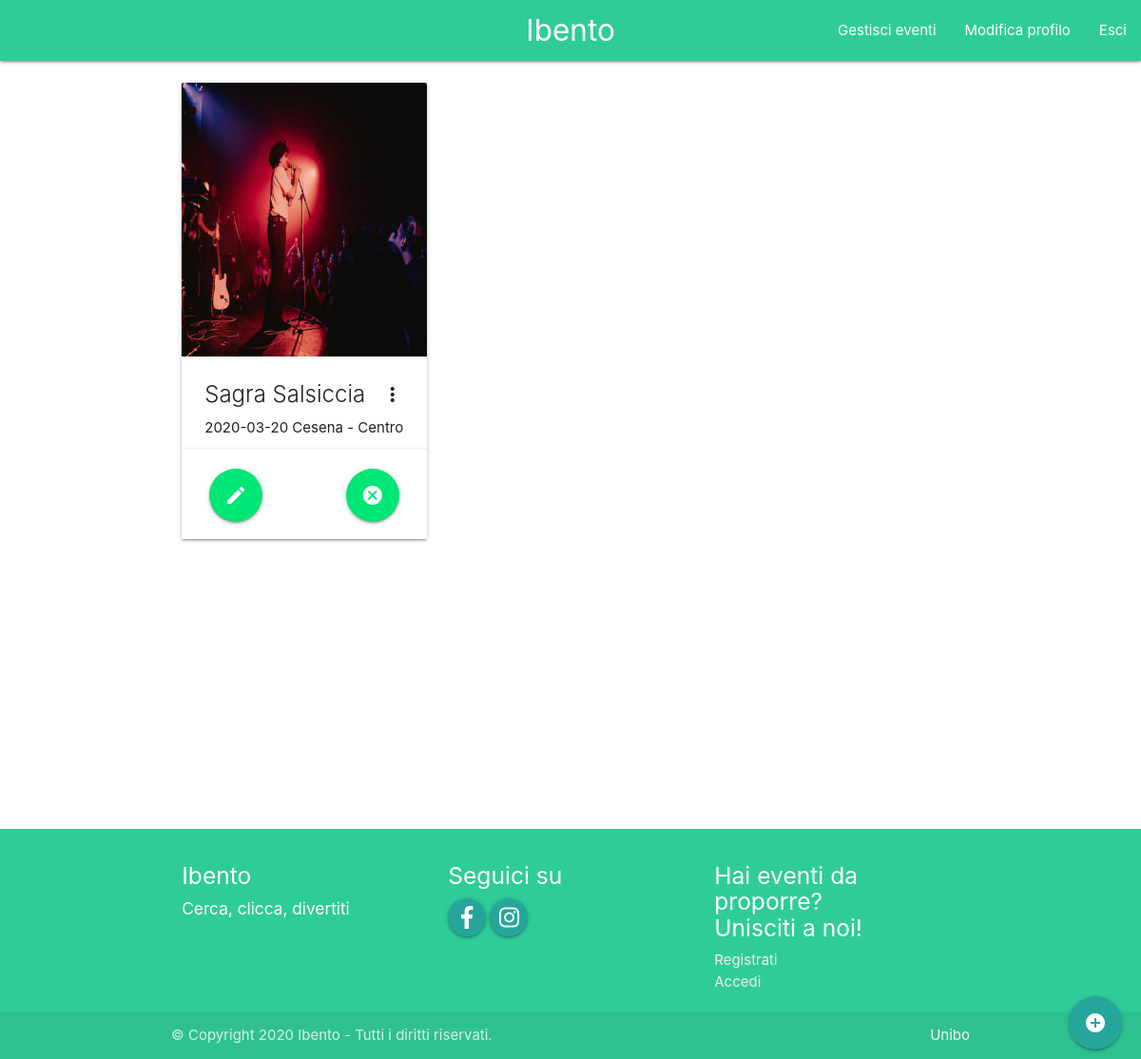
The app's page /lista-organizzatore.php (signed in) with its own data.
### tables this page shows
CREATE TABLE `Evento` (
  `id` int(6) NOT NULL,
  `titolo` varchar(20) NOT NULL,
  `id_categoria` int(6) NOT NULL,
  `data_inserimento` timestamp(6) NOT NULL DEFAULT current_timestamp(6),
  `data_inizio` date NOT NULL,
  `ora_inizio` time NOT NULL,
  `data_fine` date NOT NULL,
  `ora_fine` time NOT NULL,
  `luogo` varchar(50) NOT NULL,
  `immagine` varchar(100) DEFAULT NULL,
  `descrizione` text DEFAULT NULL,
  `id_organizzatore` varchar(20) NOT NULL,
  `biglietti_totali` int(5) NOT NULL,
  `biglietti_venduti` int(5) NOT NULL DEFAULT 0,
  `prezzo_biglietto` float NOT NULL DEFAULT 0,
  `utenti_interessati` int(5) NOT NULL DEFAULT 0,
  `acquisto_durante_evento` tinyint(1) NOT NULL DEFAULT 0,
  `max_biglietti_ciascuno` int(6) NOT NULL DEFAULT 2
);

### lista-organizzatore.php (called while the page is built)
<?php
require_once 'materialize.php';
if(isManagerLoggedIn()){
    $templateParams["titolo"] = "Eventi Organizzatore";
    $templateParams["nome"] = "manager-previews-temp.php";
    $templateParams["eventi"] = $dbh->getPreviewsForOrganizer($_SESSION["username"]);
} else{
    $templateParams["titolo"] = "Home";
    header("Location: index.php");
    exit;
}
require 'template/base.php';
?>

### db/database.php (called while the page is built, shortened)
<?php
class DatabaseHelper{
    private $db;
    public function __construct($servername, $username, $password, $dbname){
        $this->db = new mysqli($servername, $username, $password, $dbname);
    }
    public function getPreviewsForOrganizer($idOrganizer){
        $query = "SELECT * FROM Evento WHERE id_organizzatore = ? ORDER BY data_inizio";
        $stmt = $this->db->prepare($query);
        $stmt->bind_param('s',$idOrganizer);
        $stmt->execute();
        $result = $stmt->get_result();
        return $result->fetch_all(MYSQLI_ASSOC);
    }
}
?>

### materialize.php (called while the page is built, shortened)
<?php
require_once("db/database.php");
$dbh = new DatabaseHelper("localhost", "root", "", "IbentoDB");
?>

### template/manager-previews-temp.php (the view, shortened to what this page needs)
<main>
    <div class="section no-pad-bot">
        <div class="container">
            <div class="row">
                <?php
                    if(empty($templateParams["eventi"])):
                ?>
                <h4>Non hai creato nessun evento  ¯\_(ツ)_/¯</h4>
                <?php
                    else:
                    foreach($templateParams["eventi"] as $evento):
                ?>
                    <div id="<?php echo $evento['id']?>" class="col s12 m6 l4 cards-container active">
                        <div class="card hoverable" style="height: 480px;">
                            <div class="card-image waves-effect waves-block waves-light" style="height: 60%;">
                                <img class="responsive-img activator" style="height: 100%;" alt="" src="<?php echo $evento["immagine"]; ?>">
                            </div>
                            <div class="card-content" style="height: 20%;">
                                <span class="card-title activator grey-text text-darken-4"><?php echo $evento["titolo"]; ?><i class="material-icons right">more_vert</i></span>
                                <p class="left-align"><?php echo $evento["data_inizio"]; ?>         <?php echo $evento["luogo"]; ?></p>
                            </div>
                            <div class="card-action" style="height: 10%;">
                                <form role="form" action="#" method="post">
                                    <a class="btn-large btn-floating waves-effect waves-light #00e676 green accent-3 right hoverable" style="margin:5px;"><i class="material-icons">cancel</i></a>
                                    <a href='edit-event.php?id=<?php echo $evento["id"] ?>' class=" btn-large btn-floating waves-effect waves-light #00e676 green accent-3 right-align hoverable" style="margin:5px;"><i class="material-icons">edit</i></a>
                                </form>
                            </div>
                        </div>
                    </div>
                <?php
                    endforeach;
                    endif;
                ?>
            </div>
        </div>
        <div class="fixed-action-btn" style="bottom: 10px; right: 10px;">
                <a href="new-event.php" class="btn-floating btn-large waves-effect waves-light #00bfa5 accent-3 right hoverable" style="margin-right:10px; position: sticky; bottom: 0;"><i class="material-icons">add_circle</i></a>
        </div>
    </div>
</main>

### css/style.css (style rules this page uses)
* { margin: 0; }
html, body { height: 100%; }
main { min-height: 100%; }
main:after { content: ""; display: block; }

### records on screen
evento: immagine (picture), titolo "Sagra Salsiccia", data_inizio "2020-03-20", luogo "Cesena - Centro"
